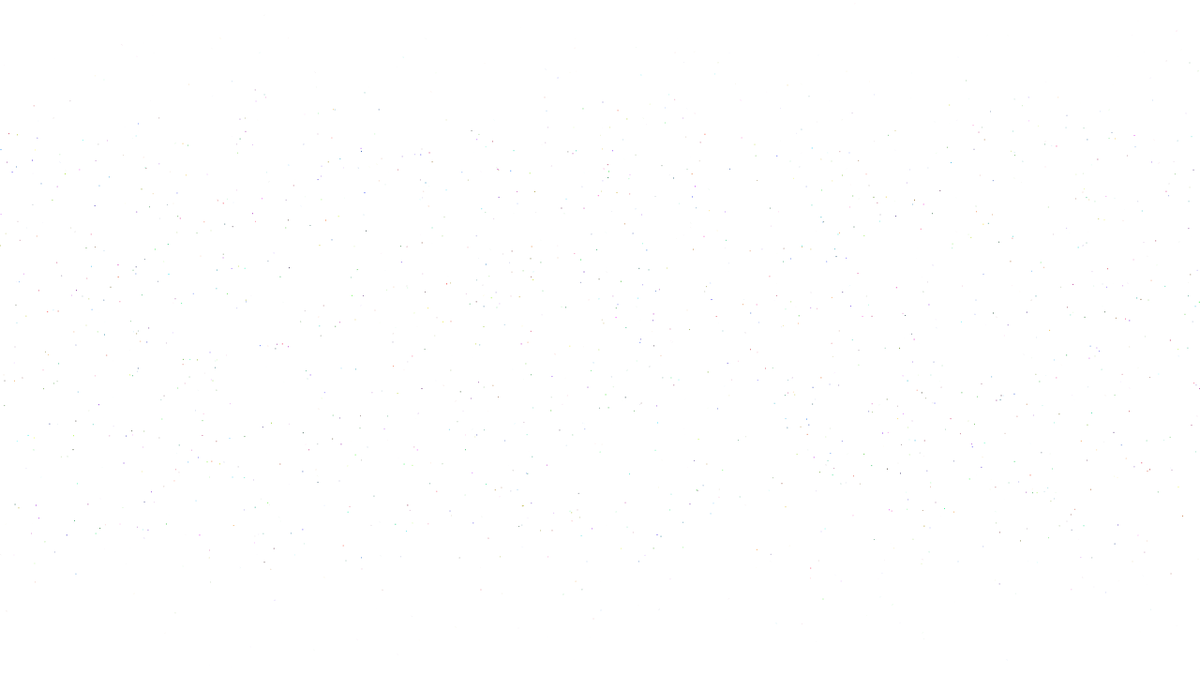
Frame 1 (no input)
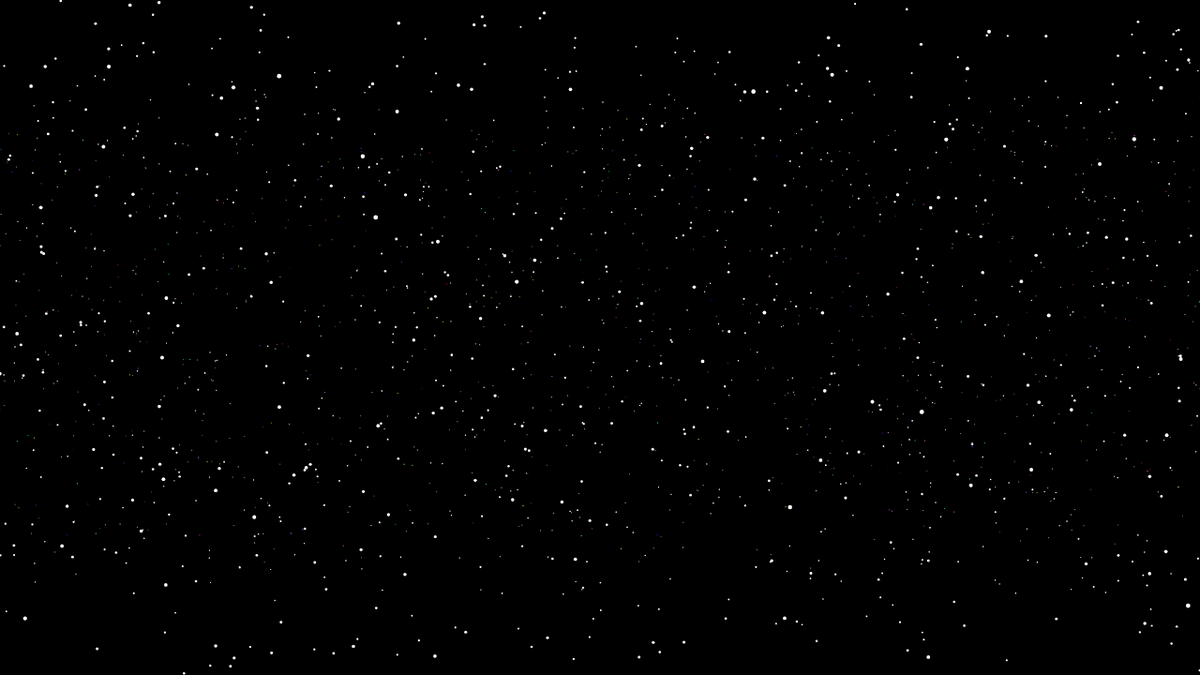
Frame 60 (no input)
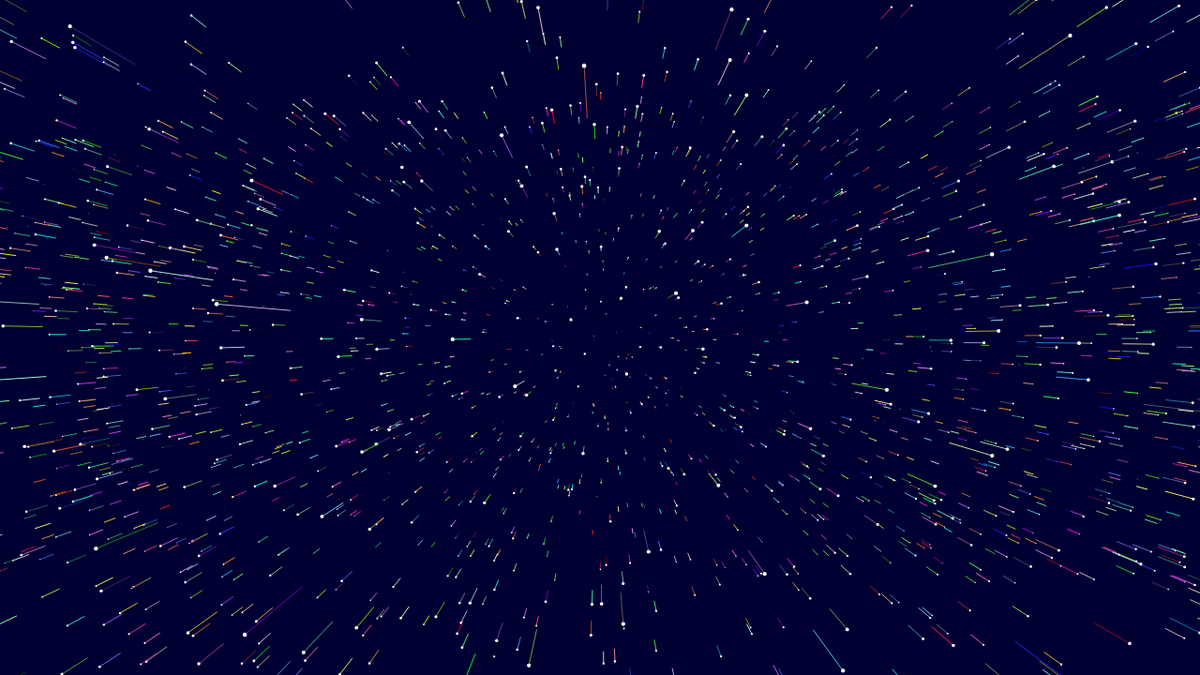
Frame 120 (the mouse pressed at the canvas centre since frame 60)

The p5.js sketch that drew these frames (run headless with seeded random() and noise() and a simulated clock; from frame 60 on, the mouse is pressed at the canvas centre):

// p5.js sketch
// ── sketch.js
/*
This program is created as a coding challenge inspired from
The Coding Train channel's "Coding Challenge #1: Starfield in Processing"
video: https://youtu.be/17WoOqgXsRM

This program added just a few more features to the challenge such
as changing the background colors and allowing modification of the stars
and their trails.
The color modes allowed for use are RGB, HSL, and HSB.
*/

let stars = [];//initialize an array
let speed;//initialize speed of the stars
let blueShift;//initialize blueshift value

function setup() {
  createCanvas(1280, 720);//create a canvas w/ 1280x720 dimensions
  for(let i = 0; i < 4096; i++) {
    let starSize = 5;
    // let colorType = HSL;
    // let h = 0;
    // let s = 0;
    // let l = 100;
    // let hTrail = random(150,270);
    // let sTrail = random(25,100);
    // let lTrail = random(30,100);
    // let tempStar = new Star(starSize,h,s,l,hTrail,sTrail,lTrail,colorType);
    let colorType = RGB;
    let r = 255;
    let g = 255;
    let b = 255;
    let rTrail = random(0,255);
    let gTrail = random(0,255);
    let bTrail = random(0,255);
    let tempStar = new Star(starSize,r,g,b,rTrail,gTrail,bTrail,colorType);
    stars.push(tempStar);
  }
}

function draw() {
  colorMode(RGB);
  background(0,0,blueShift);
  translate((width / 2),(height / 2));
  //speed of stars is mapped with mouseX position in window
  speed = map(mouseX,0,width,0,50);
  //blueshift maps mouseX to blue amounts 0 to 100 in the RGB scale
  blueShift = map(mouseX,0,width,0,100);
  for(const element of stars) {
    element.speed = speed;
    element.move();
    element.display();
  }
}
// ── Star.js
/*
This class represents a Star object. The star's size, color, and trail color
are changeable. The coloring mode can be changed between RGB, HSL, and HSB.
*/

class Star {
  constructor(size=1,r=255,g=255,b=255,rTrail=255,gTrail=255,bTrail=255,colorType=RGB) {
    this.x = random(-width / 2,width / 2);//x-coordinate
    this.y = random(-height / 2,height / 2);//y-coordinate
    this.z = random(0,width);//z-coordinate
    this.zOrigin = 0.0;//star original z-coordinate
    this.size = size;//star size
    this.colorType = colorType;//set the colorMode for drawing stars
    this.r = r;//star red amount
    this.g = g;//star green amount
    this.b = b;//star blue amount
    this.rTrail = rTrail;//trail red amount
    this.gTrail = gTrail;//trail green amount
    this.bTrail = bTrail;//trail blue amount
    this.speed = 5;//star movement speed
  }
  
  move() {
    this.z = this.z - this.speed;//move star closer to viewer
    //reset the star if it passes the viewer
    if(this.z < 1) {
      this.resetStar();
    }
  }
  
  resetStar() {
    //reset the star's position to be far away
    this.x = random(-width / 2,width / 2);
    this.y = random(-height / 2,height / 2);
    this.z = width;
    this.zOrigin = this.z;
  }
  
  display() {
    //get offsets for moving star
    let offsetX = map((this.x / this.z),0,1,0,width);
    let offsetY = map((this.y / this.z),0,1,0,height);
    let scaleZ = map(this.z,0,width,this.size,0);
    
    //get offsets for moving star trails
    let offsetXOrigin = map((this.x / this.zOrigin),0,1,0,width);
    let offsetYOrigin = map((this.y / this.zOrigin),0,1,0,height);
    this.zOrigin = this.z;
    
    //set the color mode for drawing stars
    colorMode(this.colorType);
    
    //draw star trail
    stroke(color(this.rTrail,this.gTrail,this.bTrail));
    line(offsetXOrigin,offsetYOrigin,offsetX,offsetY);
    
    //draw star
    noStroke();
    fill(color(this.r,this.g,this.b));
    circle(offsetX,offsetY,scaleZ);
    
    this.zOrigin = this.z;
  }//end display
}//end class
